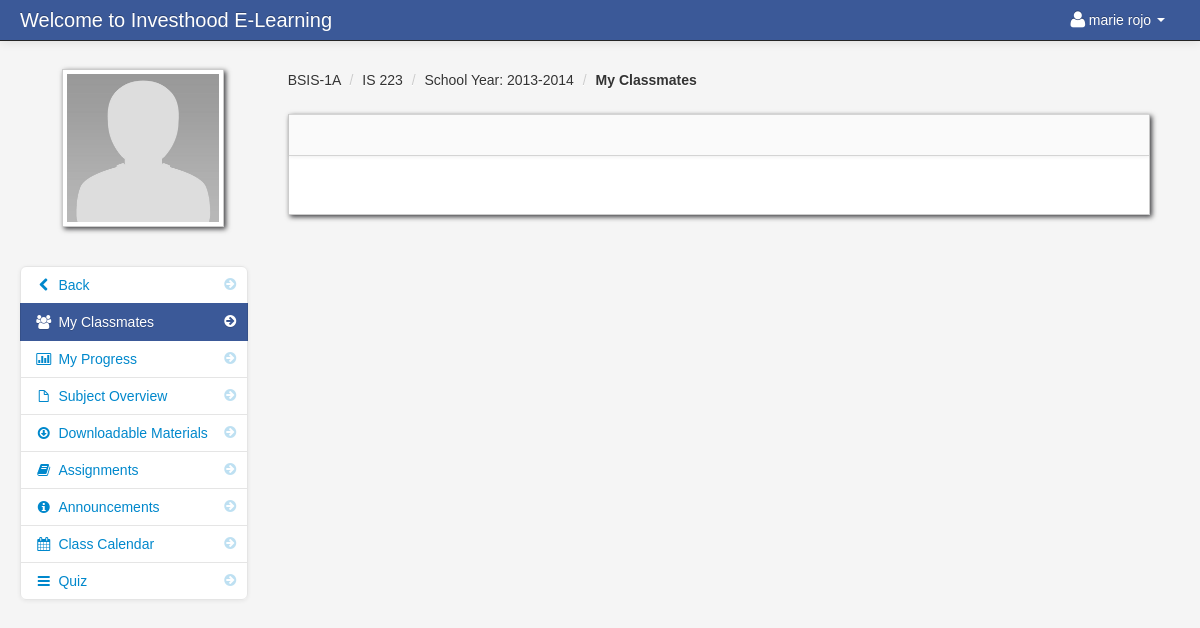
The app's page /my_classmates.php?id=187 (signed in), older data.
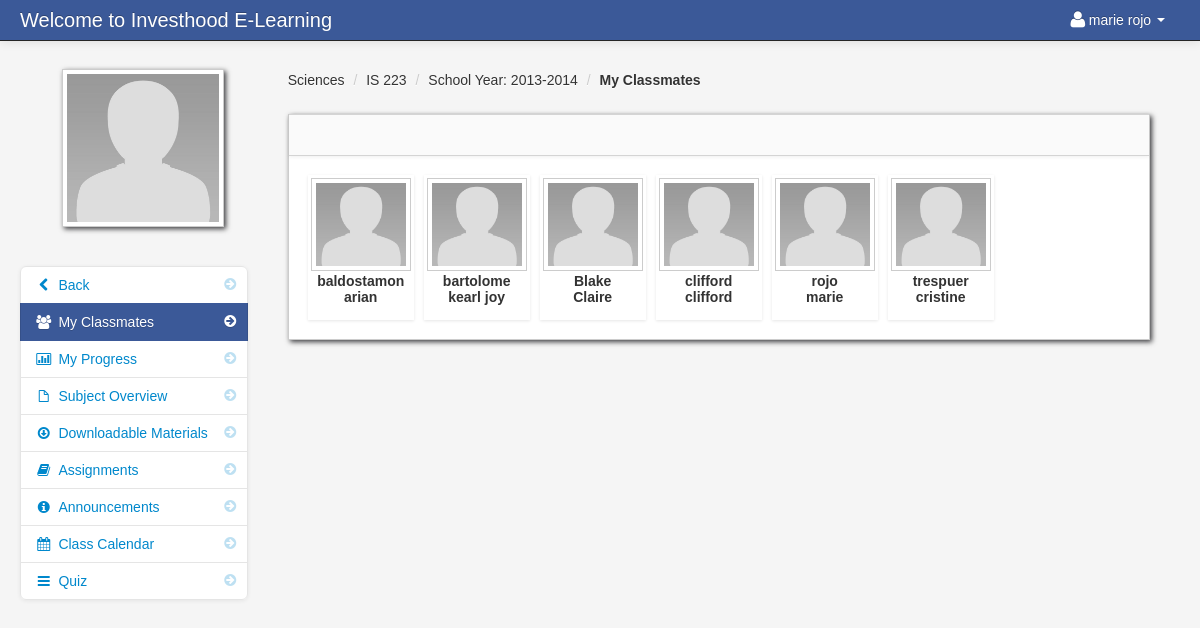
The same page, newer data.
### tables this page shows
CREATE TABLE `student` (
  `student_id` int(11) NOT NULL,
  `firstname` varchar(100) NOT NULL,
  `lastname` varchar(100) NOT NULL,
  `class_id` int(11) NOT NULL,
  `username` varchar(100) NOT NULL,
  `password` varchar(100) NOT NULL,
  `location` varchar(100) NOT NULL,
  `status` varchar(100) NOT NULL,
  `email` varchar(50) NOT NULL
);

CREATE TABLE `class` (
  `class_id` int(11) NOT NULL,
  `class_name` varchar(100) NOT NULL
);

CREATE TABLE `subject` (
  `subject_id` int(11) NOT NULL,
  `subject_code` varchar(100) NOT NULL,
  `subject_title` varchar(100) NOT NULL,
  `category` varchar(100) NOT NULL,
  `description` longtext NOT NULL,
  `unit` int(11) NOT NULL,
  `Pre_req` varchar(100) NOT NULL,
  `semester` varchar(100) NOT NULL
);

CREATE TABLE `teacher_class` (
  `teacher_class_id` int(11) NOT NULL,
  `teacher_id` int(11) NOT NULL,
  `class_id` int(11) NOT NULL,
  `subject_id` int(11) NOT NULL,
  `thumbnails` varchar(100) NOT NULL,
  `school_year` varchar(100) NOT NULL
);

CREATE TABLE `teacher_class_student` (
  `teacher_class_student_id` int(11) NOT NULL,
  `teacher_class_id` int(11) NOT NULL,
  `student_id` int(11) NOT NULL,
  `teacher_id` int(11) NOT NULL
);

### session.php (called while the page is built, shortened)
<?php
$session_id=$_SESSION['id'];
?>

### my_classmates.php (the view, shortened to what this page needs)
<?php include('header_dashboard.php'); ?>
<?php include('session.php'); ?>
<?php $get_id = $_GET['id']; ?>
    <body>
		<?php include('navbar_student.php'); ?>
        <div class="container-fluid">
            <div class="row-fluid">
				<?php include('my_classmates_link.php'); ?>
                <div class="span9" id="content">
                     <div class="row-fluid">
					<?php $query = mysqli_query($conn,"select * from teacher_class_student
					LEFT JOIN teacher_class ON teacher_class.teacher_class_id = teacher_class_student.teacher_class_id
					JOIN class ON class.class_id = teacher_class.class_id
					JOIN subject ON subject.subject_id = teacher_class.subject_id
					where student_id = '$session_id'
					")or die(mysqli_error());
					$row = mysqli_fetch_array($query);
					?>
					     <ul class="breadcrumb">
							<li><a href="#"><?php echo $row['class_name']; ?></a> <span class="divider">/</span></li>
							<li><a href="#"><?php echo $row['subject_code']; ?></a> <span class="divider">/</span></li>
							<li><a href="#">School Year: <?php echo $row['school_year']; ?></a> <span class="divider">/</span></li>
							<li><a href="#"><b>My Classmates</b></a></li>
						</ul>
                        <div id="block_bg" class="block">
                            <div class="navbar navbar-inner block-header">
                            </div>
                            <div class="block-content collapse in">
                                <div class="span12">
									<ul	 id="da-thumbs" class="da-thumbs">
										    <?php
														$my_student = mysqli_query($conn,"SELECT *
														FROM teacher_class_student
														LEFT JOIN student ON student.student_id = teacher_class_student.student_id
														INNER JOIN class ON class.class_id = student.class_id where teacher_class_id = '$get_id' order by lastname ")or die(mysqli_error());
														while($row = mysqli_fetch_array($my_student)){
														$id = $row['teacher_class_student_id'];
														?>
											<li id="del<?php echo $id; ?>">
												<a  class="classmate_cursor" href="#">
														<img id="student_avatar_class" src ="admin/<?php echo $row['location'] ?>" width="124" height="140" class="img-polaroid">
												</a>
												<p class="class"><?php echo $row['lastname'];?></p>
												<p class="subject"><?php echo $row['firstname']; ?></p>
											</li>
									<?php } ?>
									</ul>
                                </div>
                            </div>
                        </div>
                    </div>
                </div>
            </div>
        </div>
		<?php include('script.php'); ?>
    </body>
</html>

### header_dashboard.php (shortened to what this page needs)
<!DOCTYPE html>
<html class="no-js">
    <head>
        <link href="admin/bootstrap/css/bootstrap.min.css" rel="stylesheet" media="screen">
        <link href="admin/bootstrap/css/bootstrap-responsive.min.css" rel="stylesheet" media="screen">
        <link href="admin/bootstrap/css/font-awesome.css" rel="stylesheet" media="screen">
        <link href="admin/bootstrap/css/my_style.css" rel="stylesheet" media="screen">
        <link href="admin/bootstrap/css/print.css" rel="stylesheet" media="print">
        <link href="admin/vendors/easypiechart/jquery.easy-pie-chart.css" rel="stylesheet" media="screen">
        <link href="admin/assets/styles.css" rel="stylesheet" media="screen">
		<link href="admin/vendors/fullcalendar/fullcalendar.css" rel="stylesheet" media="screen">
		<link href="admin/assets/DT_bootstrap.css" rel="stylesheet" media="screen">
		<link href="admin/vendors/jGrowl/jquery.jgrowl.css" rel="stylesheet" media="screen">
		<link rel="stylesheet" type="text/css" href="admin/vendors/bootstrap-wysihtml5/src/bootstrap-wysihtml5.css"></link>
		<link href="admin/vendors/jGrowl/jquery.jgrowl.css" rel="stylesheet" media="screen">
    </head>

### navbar_student.php (shortened to what this page needs)
<div class="navbar navbar-fixed-top navbar-inverse">
        <div class="navbar-inner">
            <div class="container-fluid">
                <a class="brand" href="#">Welcome to Investhood E-Learning</a>
					<div class="nav-collapse collapse">
						<ul class="nav pull-right">
							<?php $query= mysqli_query($conn,"select * from student where student_id = '$session_id'")or die(mysqli_error());
									$row = mysqli_fetch_array($query);
							?>
							<li class="dropdown">
								<a href="#" role="button" class="dropdown-toggle" data-toggle="dropdown"> <i class="icon-user icon-large"></i><?php echo $row['firstname']." ".$row['lastname'];  ?> <i class="caret"></i></a>
							</li>
						</ul>
					</div>
            </div>
        </div>
</div>

### my_classmates_link.php (shortened to what this page needs)
<div class="span3" id="sidebar">
	<img id="avatar" src="admin/<?php echo $row['location']; ?>" class="img-polaroid">
		<ul class="nav nav-list bs-docs-sidenav nav-collapse collapse">
				<li class=""><a href="dashboard_student.php"><i class="icon-chevron-right"></i><i class="icon-chevron-left"></i>&nbsp;Back</a></li>
				<li class="active"><a href="my_classmates.php<?php echo '?id='.$get_id; ?>"><i class="icon-chevron-right"></i><i class="icon-group"></i>&nbsp;My Classmates</a></li>
				<li class=""><a href="progress.php<?php echo '?id='.$get_id; ?>"><i class="icon-chevron-right"></i><i class="icon-bar-chart"></i>&nbsp;My Progress</a></li>
				<li class=""><a href="subject_overview_student.php<?php echo '?id='.$get_id; ?>"><i class="icon-chevron-right"></i><i class="icon-file"></i>&nbsp;Subject Overview</a></li>
				<li class=""><a href="downloadable_student.php<?php echo '?id='.$get_id; ?>"><i class="icon-chevron-right"></i><i class="icon-download"></i>&nbsp;Downloadable Materials</a></li>
				<li class=""><a href="assignment_student.php<?php echo '?id='.$get_id; ?>"><i class="icon-chevron-right"></i><i class="icon-book"></i>&nbsp;Assignments</a></li>
				<li class=""><a href="announcements_student.php<?php echo '?id='.$get_id; ?>"><i class="icon-chevron-right"></i><i class="icon-info-sign"></i>&nbsp;Announcements</a></li>
				<li class=""><a href="class_calendar_student.php<?php echo '?id='.$get_id; ?>"><i class="icon-chevron-right"></i><i class="icon-calendar"></i>&nbsp;Class Calendar</a></li>
				<li class=""><a href="student_quiz_list.php<?php echo '?id='.$get_id; ?>"><i class="icon-chevron-right"></i><i class="icon-reorder"></i>&nbsp;Quiz</a></li>
		</ul>
</div>

### script.php (shortened to what this page needs)
	<link href="admin/vendors/datepicker.css" rel="stylesheet" media="screen">
	<link href="admin/vendors/uniform.default.css" rel="stylesheet" media="screen">
	<link href="admin/vendors/chosen.min.css" rel="stylesheet" media="screen">
<link rel="stylesheet" type="text/css" href="admin/assets//style.css" />
	<link href="admin/vendors/datepicker.css" rel="stylesheet" media="screen">

### admin/assets/styles.css (style rules this page uses)
body { padding-top: 60px; padding-bottom: 40px; background-color: #f5f5f5; }
#content { margin-left:0px; }
.breadcrumb { margin: 0 0 0px; padding: 10px 0px; background-color: transparent; }
.block { background: url("../images/pixel-60fff.png") repeat scroll 0 0 rgba(0, 0, 0, 0) !important; border: 1px solid #ccc; background: white; margin: 1em 0em; border-top: none; -webkit-box-shadow: 2px 2px 5px rgba(0, 0, 6, 0.75); -moz-box-shadow: 2px 2px 5px rgba(0, 0, 6, 0.75); box-shadow: 2px 2px 5px rgba(0, 0, 6, 0.75); }
.block-content { margin: 1em; min-height: .25em; }
.block-header { margin-bottom: 0px; border-right: none; border-left: none; -webkit-border-radius: 0px; -moz-border-radius: 0px; border-radius: 0px; }
.bs-docs-sidenav { max-width: 228px; margin: 30px 0 0; padding: 0; background-color: #fff; -webkit-border-radius: 6px; -moz-border-radius: 6px; border-radius: 6px; -webkit-box-shadow: 0 1px 4px rgba(0,0,0,.065); -moz-box-shadow: 0 1px 4px rgba(0,0,0,.065); box-shadow: 0 1px 4px rgba(0,0,0,.065); }
.bs-docs-sidenav > li > a { display: block; width: 190px \9; margin: 0 0 -1px; padding: 8px 14px; border: 1px solid #e5e5e5; }
.bs-docs-sidenav > li:first-child > a { -webkit-border-radius: 6px 6px 0 0; -moz-border-radius: 6px 6px 0 0; border-radius: 6px 6px 0 0; }
.bs-docs-sidenav > li:last-child > a { -webkit-border-radius: 0 0 6px 6px; -moz-border-radius: 0 0 6px 6px; border-radius: 0 0 6px 6px; }
.bs-docs-sidenav > .active > a { position: relative; z-index: 2; padding: 9px 15px; border: 0; text-shadow: 0 1px 0 rgba(0,0,0,.15); -webkit-box-shadow: inset 1px 0 0 rgba(0,0,0,.1), inset -1px 0 0 rgba(0,0,0,.1); -moz-box-shadow: inset 1px 0 0 rgba(0,0,0,.1), inset -1px 0 0 rgba(0,0,0,.1); box-shadow: inset 1px 0 0 rgba(0,0,0,.1), inset -1px 0 0 rgba(0,0,0,.1); }
.bs-docs-sidenav .icon-chevron-right { float: right; margin-top: 2px; margin-right: -6px; opacity: .25; }
.bs-docs-sidenav .active .icon-chevron-right, .bs-docs-sidenav .active a:hover .icon-chevron-right { opacity: 1; }

### admin/assets/style.css (style rules this page uses)
.da-thumbs { float: left; list-style: none outside none; margin: 0; padding: 0; position: relative; }
.da-thumbs li { float: left; margin: 5px; padding: 3px; position: relative; box-shadow: 0 1px 3px rgba(0,0,0,0.1); }
.da-thumbs li a, .da-thumbs li a img { display: block; position: relative; }
.da-thumbs li a { overflow: hidden; }
.class { font-family: helvetica !important; font-weight: bold; text-align: center; }
.subject { font-family: helvetica !important; font-weight: bold; text-align: center; margin-top: -14px; }

Row changes from the older to the newer data that the page shows:
changed class: class_name "BSIS-1A" → "Sciences"
added teacher_class_student: student.location (placeholder picture), student.lastname "baldostamon", student.firstname "arian"
added teacher_class_student: student.location (placeholder picture), student.lastname "bartolome", student.firstname "kearl joy"
added teacher_class_student: student.location (placeholder picture), student.lastname "Blake", student.firstname "Claire"
added teacher_class_student: student.location (placeholder picture), student.lastname "clifford", student.firstname "clifford"
added teacher_class_student: student.location (placeholder picture), student.lastname "rojo", student.firstname "marie"
added teacher_class_student: student.location (placeholder picture), student.lastname "trespuer", student.firstname "cristine"
